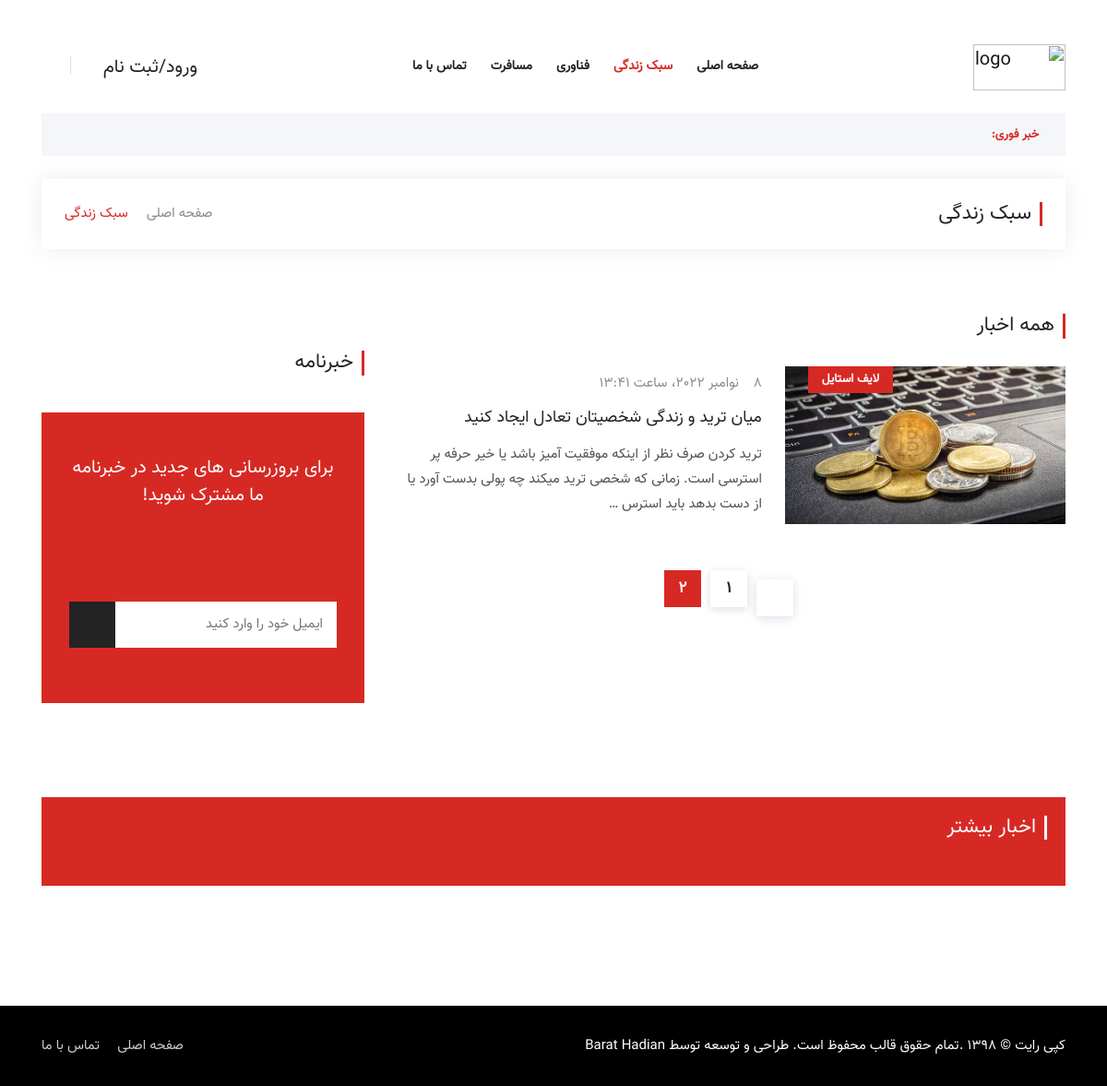
Page /lifestyle/?page=2 on the committed database.
### Blog/models.py (models this page shows, shortened)
class Article(models.Model):
    author = models.ForeignKey(User, on_delete=models.CASCADE)
    category = models.ManyToManyField(Category, related_name='articles')
    title = models.CharField(max_length=100)
    body = models.TextField(max_length=2000)
    created = models.DateTimeField(auto_now_add=True)
    updated = models.DateTimeField(auto_now_add=True)
    image = models.ImageField(upload_to='profile/image', blank=True, null=True)

class Category(models.Model):
    title = models.CharField(max_length=100)
    created = models.DateTimeField(auto_now_add=True)
    class Meta:
        verbose_name_plural = "categories"
    def __str__(self):
        return self.title

### Blog/views.py (the view, shortened to what this page needs)
# urls.py: path('lifestyle/', views.cat_lifestyle, name='cat_lifestyle'),
def cat_lifestyle(request):
    article_lifestyle = Article.objects.filter(category=1)
    paginator = Paginator(article_lifestyle, 3)
    page_number = request.GET.get('page')
    object_list = paginator.get_page(page_number)
    return render(request, 'Blog/lifestyle.html', {'articles': object_list, 'news': article_lifestyle})

### context_processors/context_processors.py (called while the page is built)
def Breakingnews(request):
    breaking_news = Article.objects.filter(category=4).order_by('-updated')
    return {'breaking_news': breaking_news}

def more_news(request):
    news = Article.objects.all().order_by('?')
    return {'news': news}

### Blog/templates/Blog/lifestyle.html (shortened to what this page needs)
﻿{% load static %}
<!doctype html>
<html lang="fa">
<head>
    <link rel="stylesheet" href="{% static 'assets/css/bootstrap.min.css' %}">
    <link rel="stylesheet" href="{% static 'assets/css/animate.min.css' %}">
    <link rel="stylesheet" href="{% static 'assets/css/icofont.min.css' %}">
    <link rel="stylesheet" href="{% static 'assets/css/meanmenu.css' %}">
    <link rel="stylesheet" href="{% static 'assets/css/owl.carousel.min.css' %}">
    <link rel="stylesheet" href="{% static 'assets/css/magnific-popup.min.css' %}">
    <link rel="stylesheet" href="{% static 'assets/css/style.css' %}">
    <link rel="stylesheet" href="{% static 'assets/css/rtl.css' %}">
    <link rel="stylesheet" href="{% static 'assets/css/responsive.css' %}">
</head>
<body>
<header class="header-area">
    <div class="navbar-area">
        <div class="sinmun-nav">
            <div class="container">
                <nav class="navbar navbar-expand-md navbar-light">
                     <a class="navbar-brand" href="{% url 'blog:home' %}"><img src="{% static 'assets/img/msa.png' %}" height="50px" width="100px"
                                                                              alt="logo"></a>
                    <div class="collapse navbar-collapse mean-menu" id="navbarSupportedContent">
                        <ul class="navbar-nav">
                            <li class="nav-item"><a href="{% url 'blog:home' %}" class="nav-link">صفحه اصلی</a>
                            </li>
                            <li class="nav-item"><a href="{% url 'blog:cat_lifestyle' %}" class="nav-link active">سبک
                                زندگی</a></li>
                            <li class="nav-item"><a href="{% url 'blog:cat_tech' %}" class="nav-link">فناوری</a></li>
                            <li class="nav-item"><a href="{% url 'blog:cat_travel' %}" class="nav-link">مسافرت</a></li>
                            <li class="nav-item"><a href="{% url 'blog:contact' %}" class="nav-link ">تماس با ما</a>
                            </li>
                        </ul>
                        <div class="others-options">
                            <div class="others-options">
                                <ul> {% if request.user.is_authenticated %}
                                    <li><a href="{% url 'blog:home' %}"> {{ request.user.username }} <i
                                            class="icofont-user-alt-5"></i></a></li>
                                    <li><a href="{% url 'blog:logout' %}"> خروج</a></li>
                                    <li class="header-search">
                                        <div class="nav-search">
                                            <div class="nav-search-button">
                                                <i class="icofont-ui-search"></i>
                                            </div>
                                            {% else %}
                                    <li><a href="{% url 'blog:signin' %}"> ورود/ثبت نام <i class="icofont-user-alt-5"></i></a></li>
                                    <li class="header-search">
                                    <div class="nav-search">
                                    <div class="nav-search-button">
                                        <i class="icofont-ui-search"></i>
                                    </div>
                                {% endif %}
                                    </div>
                                    </li>
                                </ul>
                            </div>
                        </div>
                    </div>
                </nav>
            </div>
        </div>
    </div>
    {% include 'includes/breakingnews.html' %}
</header>
<div class="page-title-area">
    <div class="container">
        <div class="page-title-content">
            <h2>سبک زندگی</h2>
            <ul>
                <li><a href="{% url 'blog:home' %}"><i class="icofont-home"></i> صفحه اصلی</a></li>
                <li><i class="icofont-rounded-left"></i></li>
                <li>سبک زندگی</li>
            </ul>
        </div>
    </div>
</div>
<section class="all-category-news ptb-40">
    <div class="container">
        <div class="row">
            <div class="col-lg-8 col-md-12">
                <div class="section-title">
                    <h2>همه اخبار</h2>
                </div>
            {% for article in articles %}
                <div class="single-category-news">
                    <div class="row m-0 align-items-center">
                        <div class="col-lg-5 col-md-6 p-0">
                            <div class="category-news-image">
                                <a href="{% url 'blog:posts'  article.id   %}"><img src="{{ article.image.url }}" alt="image"></a>
                                <div class="tags">
                                    <a href="{% url 'blog:cat_lifestyle' %}">{{ article.category.all.first }}</a>
                                </div>
                            </div>
                        </div>
                        <div class="col-lg-7 col-md-6">
                            <div class="category-news-content">
                                <span><i class="icofont-clock-time"></i>{{ article.created }}</span>
                                <h3><a href="{% url 'blog:posts'  article.id   %}">{{ article.title }}</a></h3>
                                <p>{{ article.body|truncatewords:30  }}</p>
                            </div>
                        </div>
                    </div>
                </div>
            {% endfor %}
                <div class="pagination-area">
                     {% include 'includes/pagination.html' %}
                </div>
            </div>
            <div class="col-lg-4 col-md-12">
                <div class="newsletter-box">
                    <div class="section-title">
                        <h2>خبرنامه</h2>
                    </div>
                     {% include 'includes/newsletter.html' %}
                </div>
            </div>
        </div>
    </div>
</section>
{% include 'includes/footer.html' %}
</body>
</html>

### static/assets/css/rtl.css (style rules this page uses)
body { direction: rtl; }
.single-category-news .category-news-image .tags { right: auto; left: 25px; }
.navbar-brand { margin-right: 0; }
.sinmun-nav nav .others-options ul li .nav-search { border-right: 1px solid #dcdcdc; border-left: none; padding-right: 15px; padding-left: 0; }
.sinmun-nav nav .others-options ul li a { margin-left: 10px; margin-right: 0; }
.section-title h2 { border-left: none; border-right: 3px solid #d72924; padding-right: 9px; padding-left: 0; }
.section-title { text-align: right; }
.single-category-news .category-news-content { padding-right: 10px; padding-left: 0; text-align: right; }
.page-title-content h2 { border-right: 3px solid #d72924; border-left: none; padding-right: 9px; padding-left: 0; text-align: right; }
.page-title-content ul { left: 25px; right: auto; }

### rows in the picture
Article: image (picture), category.all.first "لایف استایل", created "8 نوامبر 2022، ساعت 13:41", title "میان ترید و زندگی شخصیتان تعادل ایجاد کنید", body "ترید کردن صرف نظر از اینکه موفقیت آمیز باشد یا خیر حرفه پر استرسی است. زمانی که شخصی ترید میکند چه پولی بدست آورد یا از دست بدهد باید استرس …"

### other values in the picture
{{ i }} "1"
{{ i }} "2"
